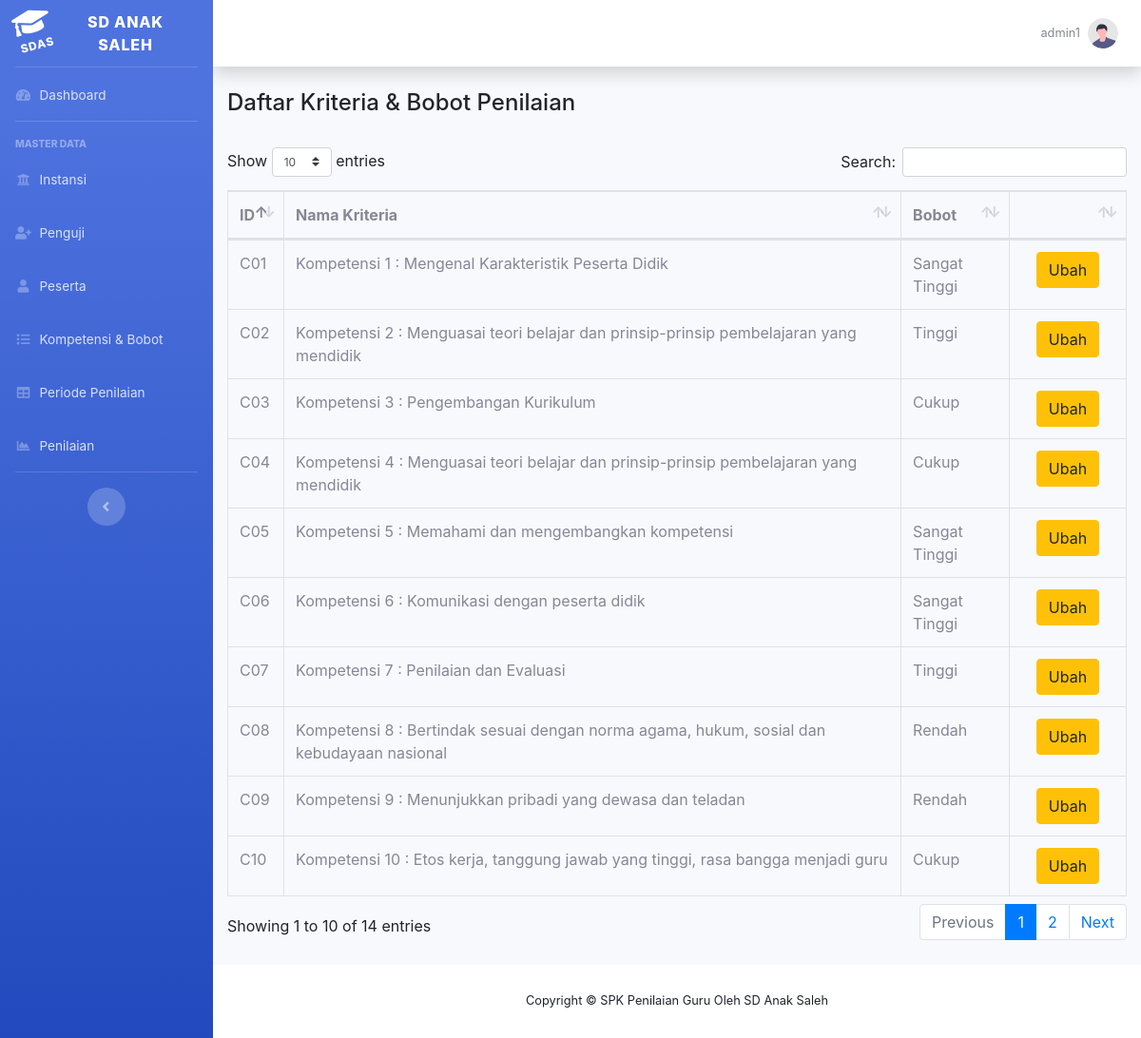
Page /bobot_view.php (signed in) on the committed database.
### tables this page shows
CREATE TABLE `bobot` (
  `bobot_id` varchar(10) NOT NULL,
  `bobot_nilai` float NOT NULL,
  `bobot_ahp` float NOT NULL
);

### config.php (called while the page is built, shortened)
<?php
	$database = 'mcdm_pkg';
?>

### crud.php (called while the page is built, shortened)
<?php
    function viewbobot() {
        include('config.php');
        $query = "select * from bobot "
                . "ORDER BY bobot_id";
        $result = mysqli_query($db,$query);
        return $result;
    }
    function viewdafkomp() {
        $kompetensititle = ["Kompetensi 1 : Mengenal Karakteristik Peserta Didik",
                    "Kompetensi 2 : Menguasai teori belajar dan prinsip-prinsip pembelajaran yang mendidik",
                    "Kompetensi 3 : Pengembangan Kurikulum",
                    "Kompetensi 4 : Menguasai teori belajar dan prinsip-prinsip pembelajaran yang mendidik",
                    "Kompetensi 5 : Memahami dan mengembangkan kompetensi",
                    "Kompetensi 6 : Komunikasi dengan peserta didik",
                    "Kompetensi 7 : Penilaian dan Evaluasi",
                    "Kompetensi 8 : Bertindak sesuai dengan norma agama, hukum, sosial dan kebudayaan nasional",
                    "Kompetensi 9 : Menunjukkan pribadi yang dewasa dan teladan",
                    "Kompetensi 10 : Etos kerja, tanggung jawab yang tinggi, rasa bangga menjadi guru",
                    "Kompetensi 11 : Bersikap inklusif, bertindak obyektif, serta tidak diskriminatif",
                    "Kompetensi 12 : Komunikasi dengan sesama guru, tenaga kependidikan, orang tua, peserta didik, dan masyarakat",
                    "Kompetensi 13 : Penguasaan materi, struktur, konsep dan pola pikir keilmuan yang mendukung mata pelajaran yang diampu",
                    "Kompetensi 14 : Mengembangkan keprofesionalan melalui tindakan yang reflektif"];
        return $kompetensititle;
    }

### bobot_view.php (the view, shortened to what this page needs)
<?php
include ("header.php");
require 'crud.php';
$stmt = viewbobot();
$dafkom = viewdafkomp();
?>
<div class="row">
    <div class="col-auto mr-auto"><h4>Daftar Kriteria & Bobot Penilaian</h4></div>
</div>
<br/>
<div class="table-responsive">
    <table class="table table-bordered" id="dataTable" width="100%" cellspacing="0">
        <thead>
            <tr>
                <th>ID</th>
                <th>Nama Kriteria</th>
                <th>Bobot</th>
                <th width="80px"></th>
            </tr>
        </thead>
        <tbody>
            <?php
            $i = 0;
            while ($data = mysqli_fetch_assoc($stmt)) {
                ?>
                <tr>
                    <td><?php echo $data['bobot_id'] ?></td>
                    <td><?php echo $dafkom[$i] ?></td>
                    <td><?php
                        if($data['bobot_nilai'] == '1'){ echo 'Sangat Rendah'; }
                        else if($data['bobot_nilai'] == '2'){ echo 'Rendah'; }
                        else if($data['bobot_nilai'] == '3'){ echo 'Cukup'; }
                        else if($data['bobot_nilai'] == '4'){ echo 'Tinggi'; }
                        else if($data['bobot_nilai'] == '5'){ echo 'Sangat Tinggi'; }
                    ?></td>
                    <td align='center'>
                        <div class="btn-group" role="group" aria-label="Basic mixed styles example">
                            <a  href="bobot_edit.php?kode=<?php echo $data['bobot_id'] ?>&komp=<?php echo $i ?>" title="Edit" class="btn btn-warning">Ubah</a>
                        </div>
                    </td>
                </tr>
                <?php
                $i++;
            };
            ?>
        </tbody>
    </table>
</div>
<br/>
<?php
include ("footer.php");
?>

### header.php (shortened to what this page needs)
<!DOCTYPE html>
<html lang="en">
<head>
    <link href="vendor/fontawesome-free/css/all.min.css" rel="stylesheet" type="text/css">
    <link href="css/sb-admin-2.min.css" rel="stylesheet">
    <link href="vendor/datatables/dataTables.bootstrap4.min.css" rel="stylesheet">
    <link href="//maxcdn.bootstrapcdn.com/bootstrap/4.1.1/css/bootstrap.min.css" rel="stylesheet" id="bootstrap-css">
</head>
<body id="page-top">
    <div id="wrapper">
        <ul class="navbar-nav bg-gradient-primary sidebar sidebar-dark accordion" id="accordionSidebar">
            <a class="sidebar-brand d-flex align-items-center justify-content-center" href="#">
                <div class="sidebar-brand-icon rotate-n-15">
                    <i class="fas fa-fw fa-graduation-cap"></i><br /><sup>SDAS<sup>
                </div>
                <div class="sidebar-brand-text mx-3">SD ANAK SALEH</div>
            </a>
            <hr class="sidebar-divider my-0">
            <li class="nav-item">
                <a class="nav-link" href="home.php">
                    <i class="fas fa-fw fa-tachometer-alt"></i>
                    <span>Dashboard</span></a>
            </li>
            <hr class="sidebar-divider">
            <div class="sidebar-heading">
                MASTER DATA
            </div>
            <li class="nav-item">
                <a class="nav-link" href="instansi_view.php">
                    <i class="fas fa-fw fa-university"></i>
                    <span>Instansi</span></a>
            </li>
            <li class="nav-item">
                <a class="nav-link" href="penguji_view.php">
                    <i class="fas fa-fw fa-user-plus"></i>
                    <span>Penguji</span></a>
            </li>
            <li class="nav-item">
                <a class="nav-link" href="peserta_view.php">
                    <i class="fas fa-fw fa-user"></i>
                    <span>Peserta</span></a>
            </li>
            <li class="nav-item">
                <a class="nav-link" href="bobot_view.php">
                    <i class="fas fa-fw fa-list"></i>
                    <span>Kompetensi & Bobot</span></a>
            </li>
            <li class="nav-item">
                <a class="nav-link" href="periode_view.php">
                    <i class="fas fa-fw fa-table"></i>
                    <span>Periode Penilaian</span></a>
            </li>
            <li class="nav-item">
                <a class="nav-link" href="penilaian_view.php">
                    <i class="fas fa-fw fa-chart-area"></i>
                    <span>Penilaian</span></a>
            </li>
            <hr class="sidebar-divider d-none d-md-block">
            <div class="text-center d-none d-md-inline">
                <button class="rounded-circle border-0" id="sidebarToggle"></button>
            </div>
        </ul>
        <div id="content-wrapper" class="d-flex flex-column">
            <div id="content">
                <nav class="navbar navbar-expand navbar-light bg-white topbar mb-4 static-top shadow">
                    <ul class="navbar-nav ml-auto">
                        <li class="nav-item dropdown no-arrow">
                            <a class="nav-link dropdown-toggle" href="#" id="userDropdown" role="button" data-toggle="dropdown" aria-haspopup="true" aria-expanded="false">
                                <span class="mr-2 d-none d-lg-inline text-gray-600 small"><?php echo $_SESSION['username']; ?></span>
                                <img class="img-profile rounded-circle" src="img/undraw_profile.svg">
                            </a>
                        </li>
                    </ul>
                </nav>
                <div class="container-fluid">

### footer.php (shortened to what this page needs)
</div>
</div>
<footer class="sticky-footer bg-white">
    <div class="container my-auto">
        <div class="copyright text-center my-auto">
            <span>Copyright &copy; SPK Penilaian Guru Oleh SD Anak Saleh</span>
        </div>
    </div>
</footer>
</div>
</div>
</body>
</html>

### rows in the picture
bobot: bobot_id "C01", i "Kompetensi 1 : Mengenal Karakteristik Peserta Didik", bobot_nilai "Sangat Tinggi"
bobot: bobot_id "C02", i "Kompetensi 2 : Menguasai teori belajar dan prinsip-prinsip pembelajaran yang mendidik", bobot_nilai "Tinggi"
bobot: bobot_id "C03", i "Kompetensi 3 : Pengembangan Kurikulum", bobot_nilai "Cukup"
bobot: bobot_id "C04", i "Kompetensi 4 : Menguasai teori belajar dan prinsip-prinsip pembelajaran yang mendidik", bobot_nilai "Cukup"
bobot: bobot_id "C05", i "Kompetensi 5 : Memahami dan mengembangkan kompetensi", bobot_nilai "Sangat Tinggi"
bobot: bobot_id "C06", i "Kompetensi 6 : Komunikasi dengan peserta didik", bobot_nilai "Sangat Tinggi"
bobot: bobot_id "C07", i "Kompetensi 7 : Penilaian dan Evaluasi", bobot_nilai "Tinggi"
bobot: bobot_id "C08", i "Kompetensi 8 : Bertindak sesuai dengan norma agama, hukum, sosial dan kebudayaan nasional", bobot_nilai "Rendah"
bobot: bobot_id "C09", i "Kompetensi 9 : Menunjukkan pribadi yang dewasa dan teladan", bobot_nilai "Rendah"
bobot: bobot_id "C10", i "Kompetensi 10 : Etos kerja, tanggung jawab yang tinggi, rasa bangga menjadi guru", bobot_nilai "Cukup"

### other values in the picture
$_SESSION['username'] "admin1"
